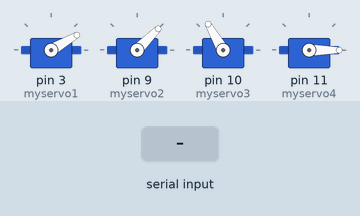
This sketch was run on a simulated Arduino Uno, built with avr-gcc and run on an emulated ATmega328P. On the bench: 4 × servo. The test bench sets the inputs (shaded band).

Above: at 1.2 s.
1.3 s: "4" received over Serial
At 2.4 s:
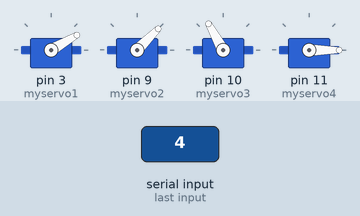
2.8 s: "3" received over Serial
At 3.5 s:
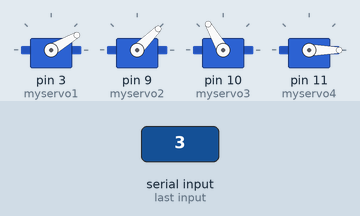
Timing chart, 0 to 5.8 s (numbered marks = the images above; inputs shaded):
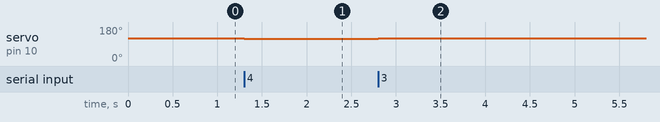

The sketch:

Robot_arm_testing.ino
```cpp
#include <Servo.h>

Servo myservo1;  // create servo object control a servo
Servo myservo2;  // create servo object control a servo
Servo myservo3;  // create servo object control a servo
Servo myservo4;  // create servo object control a servo

// twelve servo objects can be created on most boards

int pos1 = 30;  // variable store the servo position
int pos2 = 45;  // variable store the servo position
int pos3 = 120;  // variable store the servo position
int pos4 = 0;  // variable store the servo position

void setup() {
  Serial.begin(9600); // initialize serial communication
  myservo1.write(pos1);
  myservo2.write(pos2);
  myservo3.write(pos3);
  myservo4.write(pos4);
  myservo1.attach(3);   // attaches the servo on pin 9 the servo object
  myservo2.attach(9);   // attaches the servo on pin 9 the servo object
  myservo3.attach(10);  // attaches the servo on pin 9 the servo object
  myservo4.attach(11);  // attaches the servo on pin 9 the servo object
}

void loop() {
  while (Serial.available()) {
    char input = Serial.read(); // read the incoming byte
    switch (input) {
      case '1': // servo signal for key 'a'
        pos2 += 1;
        myservo2.write(pos2); // move the servo 1 degrees
        break;
      case '2': // servo signal for key 'd'
        pos2 -= 1;
        myservo2.write(pos2); // move the servo 1 degrees
        break;
      case '3': // servo signal for key 'w'
        pos3 += 1;
        myservo3.write(pos3); // move the servo 1 degrees
        break;
      case '4': // servo signal for key 's'
        pos3 -= 1;
        myservo3.write(pos3); // move the servo 1 degrees
        break;
      case '5': // servo signal for key 'e'
        pos4 += 1;
        myservo4.write(pos4); // move the servo 1 degrees
        break;
      case '6': // servo signal for key 'q'
        pos4 -= 1;
        myservo4.write(pos4); // move the servo 1 degrees
        break;
      default:
        break;
    }
  }
}
```

Measured:
- after the input at 1.3 s, servo on pin 10 (myservo3): 120° → 119° at once
- after the input at 2.8 s, servo on pin 10 (myservo3): 119° → 120° at once
